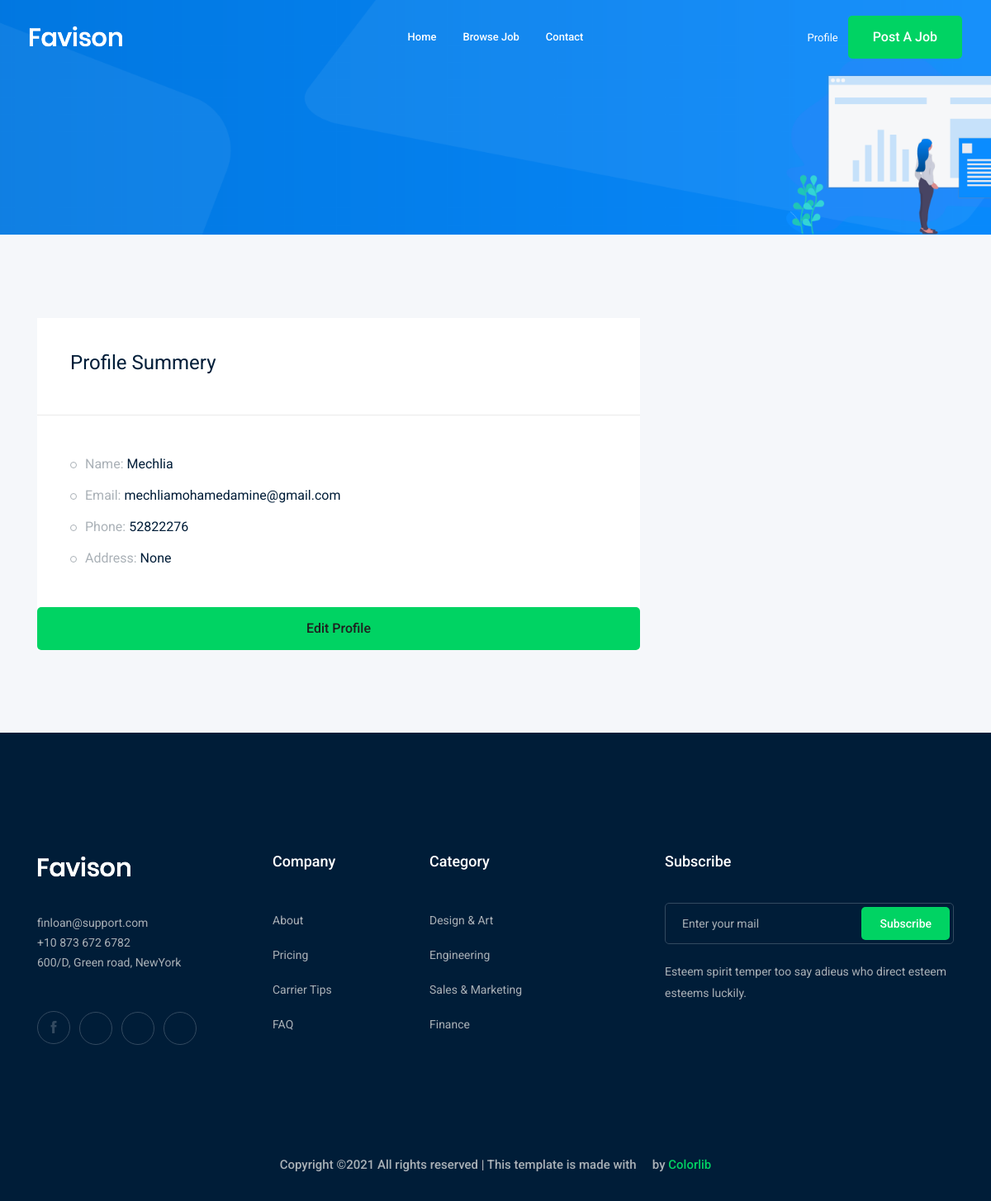
The app's page /accounts/profile (signed in) with its own data.
### account/models.py (models this page shows)
class Profile(models.Model):
    user = models.OneToOneField(User,  on_delete=models.CASCADE)
    city = models.ForeignKey('City', related_name='user_city', on_delete=models.CASCADE, blank=True, null=True)
    phone_number = models.CharField(max_length=15)
    image = models.ImageField(upload_to='profile')
    def __str__(self):
        return str(self.user)

### account/views.py (the view)
# urls.py: path('profile', views.profile, name = 'profile'),
def profile(request):
    profile = Profile.objects.get(user=request.user)
    return render(request, 'accounts/profile.html', {'profile':profile})

### account/templates/accounts/profile.html (shortened to what this page needs)
{% extends 'base.html' %}
{% load bootstrap4 %}
{% block body %}
    <div class="bradcam_area bradcam_bg_1">
        <div class="container">
            <div class="row">
                <div class="col-xl-12">
                </div>
            </div>
        </div>
    </div>
    <div class="job_details_area">
        <div class="container">
            <div class="row">
                <div class="col-lg-8" mx-auto>
                    <div class="job_sumary">
                        <div class="summery_header">
                            <h3>Profile Summery</h3>
                        </div>
                        <div class="job_content">
                            <ul>
                                <li>Name: <span>{{profile}}</span></li>
                                <li>Email: <span>{{profile.user.email}}</span></li>
                                <li>Phone: <span>{{profile.phone_number}}</span></li>
                                <li>Address: <span>{{profile.city}}</span></li>
                            </ul>
                        </div>
                        <div class="boxed-btn3 w-100">
                        <a href="{% url 'accounts:profile_edit' %}"> Edit Profile </a>
                        </div>
                    </div>
                </div>
            </div>
        </div>
    </div>
 {% endblock body %}

### records on screen
Profile: user.username "Mechlia", user.email "mechliamohamedamine@gmail.com", phone_number "52822276", city "None"
